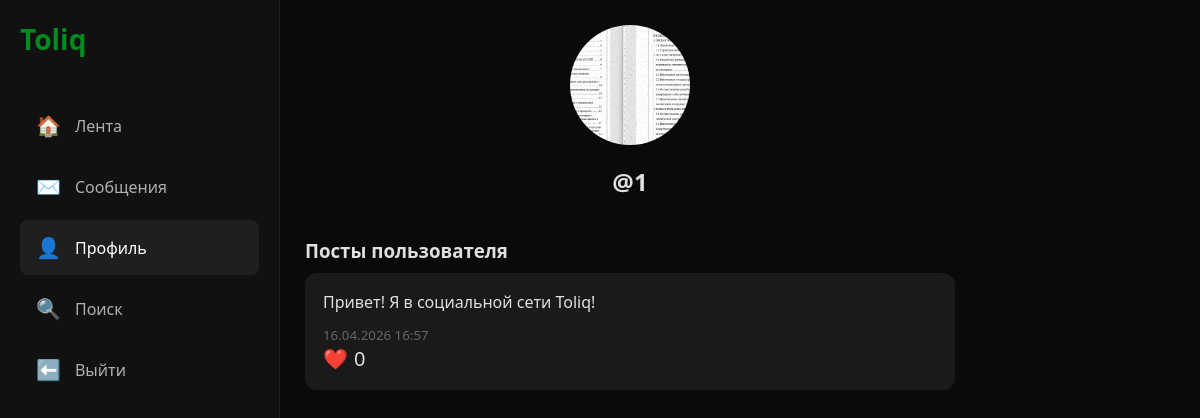
Page /profile/1/ (signed in) on the earlier database version.
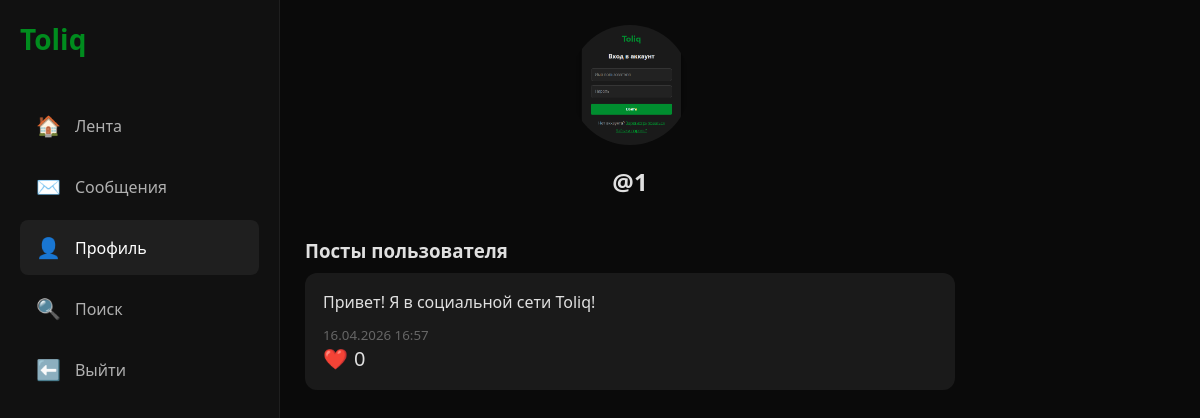
Same page on the later database version.
### core/models.py (models this page shows, shortened)
class User(AbstractUser):
    created_at = models.DateTimeField(auto_now_add=True)
    avatar = models.ImageField(upload_to='avatars/', blank=True, null=True)
    class Meta:
        db_table = 'Users'

class Post(models.Model):
    post_id = models.AutoField(primary_key=True)
    author = models.ForeignKey(User, on_delete=models.CASCADE, related_name='posts')
    text = models.TextField(max_length=5000)
    created_at = models.DateTimeField(auto_now_add=True)
    class Meta:
        db_table = 'Posts'
        ordering = ['-created_at']
    def likes_count(self):
        return Like.objects.filter(post=self).count()

### core/views.py (the view)
# urls.py: path('profile/', views.profile, name='my_profile'),
@login_required
def profile(request, username=None):
    if username:
        profile_user = get_object_or_404(User, username=username)
    else:
        profile_user = request.user
    if request.method == 'POST' and request.FILES.get('avatar') and profile_user == request.user:
        profile_user.avatar = request.FILES['avatar']
        profile_user.save()
        messages.success(request, 'Аватарка успешно обновлена!')
        return redirect('my_profile')
    posts = Post.objects.filter(author=profile_user).order_by('-created_at')
    return render(request, 'profile.html', {
        'profile_user': profile_user,
        'posts': posts
    })

### templates/profile.html (shortened to what this page needs)
{% extends 'base.html' %}
{% block content %}
    <div style="text-align: center; margin-bottom: 40px;">
        <div style="margin: 0 auto 20px; width: 120px; height: 120px; border-radius: 50%; overflow: hidden;">
            {% if profile_user.avatar %}
                <img src="{{ profile_user.avatar.url }}" style="width: 100%; height: 100%; object-fit: cover;">
            {% else %}
                <div class="avatar" style="width: 100%; height: 100%; font-size: 40px; background: #1a1a1a;">
                    {{ profile_user.username|slice:":2"|upper }}
                </div>
            {% endif %}
        </div>
        <h2>@{{ profile_user.username }}</h2>
    </div>
    <h3 style="margin-bottom:10px;">Посты пользователя</h3>
    {% for post in posts %}
        <div style="background: #1a1a1a; padding: 18px; border-radius: 12px; margin-bottom: 15px;">
            <p style="margin-bottom:10px;">{{ post.text }}</p>
            <small style="color: #666;">{{ post.created_at|date:"d.m.Y H:i" }}</small>
            <span onclick="likePost({{ post.post_id }})"
                      style="cursor: pointer; font-size: 20px; display: flex; align-items: center; gap: 6px;">
                    ❤️ <span id="likes-{{ post.post_id }}">{{ post.likes_count }}</span>
            </span>
        </div>
    {% empty %}
        <p style="color: #666;">У пользователя пока нет постов.</p>
    {% endfor %}
{% endblock %}

### templates/base.html (shortened to what this page needs)
<!DOCTYPE html>
<html lang="ru">
<head>
</head>
<body>
    {% if request.resolver_match and request.resolver_match.url_name in 'login|register|password_reset' %}
        <div class="auth-page">
            {% block auth_content %}{% endblock %}
        </div>
    {% else %}
        <div class="container">
            {% include 'sidebar.html' %}
            <div class="main">
                {% block content %}{% endblock %}
            </div>
        </div>
    {% endif %}
</body>
</html>

### templates/sidebar.html
<div class="sidebar">
    <div class="logo">Toliq</div>
    <a href="{% url 'feed' %}"
       class="nav-link {% if request.resolver_match.url_name == 'feed' %}active{% endif %}">
        <span class="icon">🏠</span>
        <span class="text">Лента</span>
    </a>
    <a href="{% url 'messages_list' %}"
       class="nav-link {% if request.resolver_match.url_name == 'messages_list' %}active{% endif %}">
        <span class="icon">✉️</span>
        <span class="text">Сообщения</span>
    </a>
    <a href="{% url 'my_profile' %}"
       class="nav-link {% if request.resolver_match.url_name in 'my_profile|profile' %}active{% endif %}">
        <span class="icon">👤</span>
        <span class="text">Профиль</span>
    </a>
    <a href="{% url 'search_users' %}"
       class="nav-link {% if request.resolver_match.url_name == 'search_users' %}active{% endif %}">
        <span class="icon">🔍</span>
        <span class="text">Поиск</span>
    </a>
    <a href="{% url 'logout' %}" class="nav-link logout">
        <span class="icon">⬅️</span>
        <span class="text">Выйти</span>
    </a>
</div>

### templates/base.html (style rules this page uses)
* { margin: 0; padding: 0; box-sizing: border-box; }
body { background: #0a0a0a; color: #e0e0e0; font-family: 'Segoe UI', Arial, sans-serif; }
.container { display: flex; min-height: 100vh; }
.sidebar { width: 280px; background: #111; padding: 20px; position: fixed; height: 100vh; border-right: 1px solid #1f1f1f; }
.main { margin-left: 280px; flex: 1; padding: 25px; max-width: 700px; }
.logo { color: #008C1E; font-size: 28px; font-weight: bold; margin-bottom: 40px; }
.nav-link { display: flex; align-items: center; gap: 14px; padding: 14px 16px; color: #b0b0b0; text-decoration: none; border-radius: 8px; margin-bottom: 6px; font-size: 16px; }
.nav-link:hover, .nav-link.active { background: #1f1f1f; color: white; }
.nav-link { display: flex; align-items: center; gap: 14px; }
.icon { font-size: 20px; }

Differences in the rows shown:
changed User: avatar: a different picture
